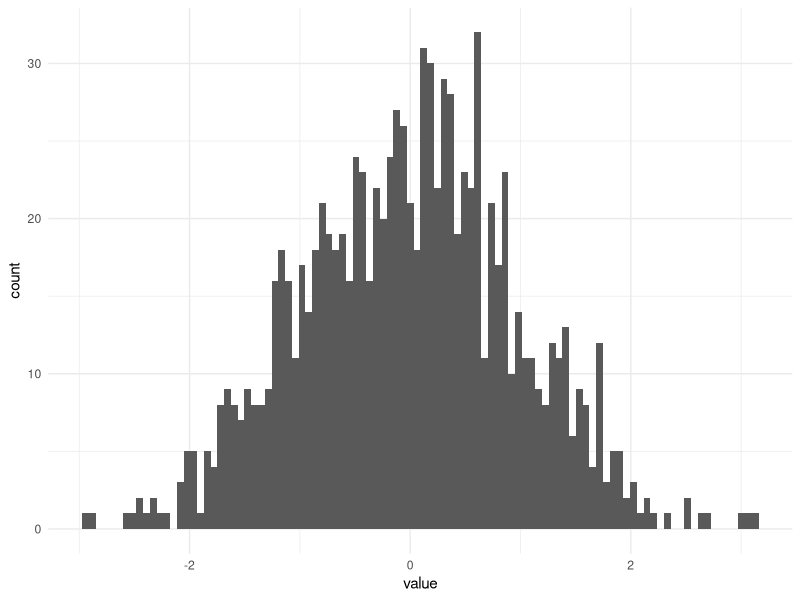
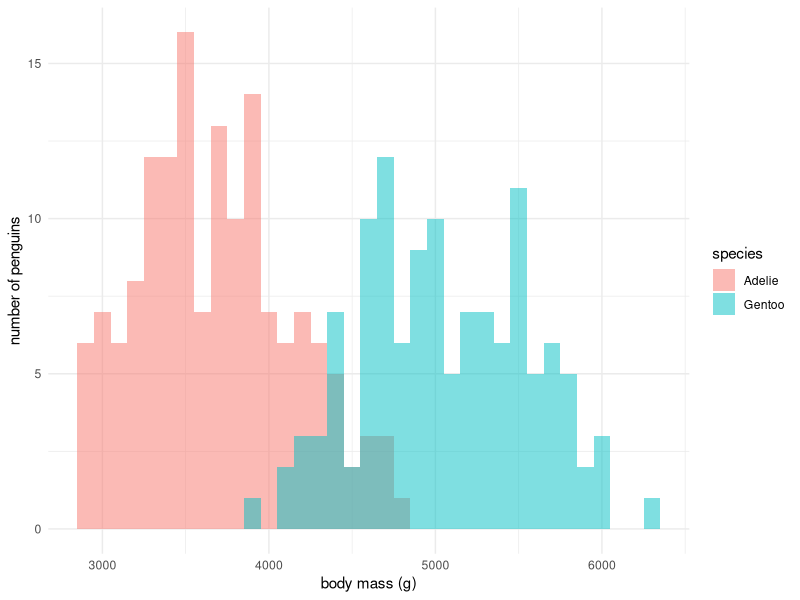
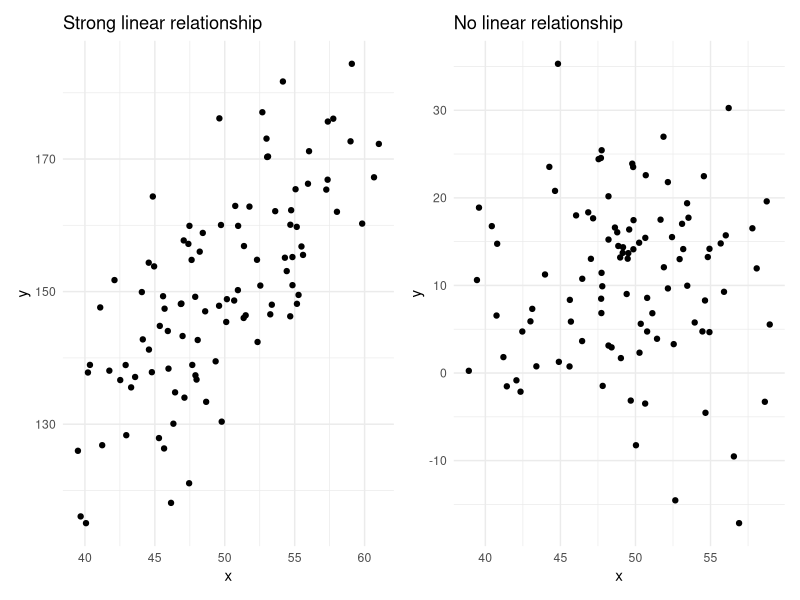
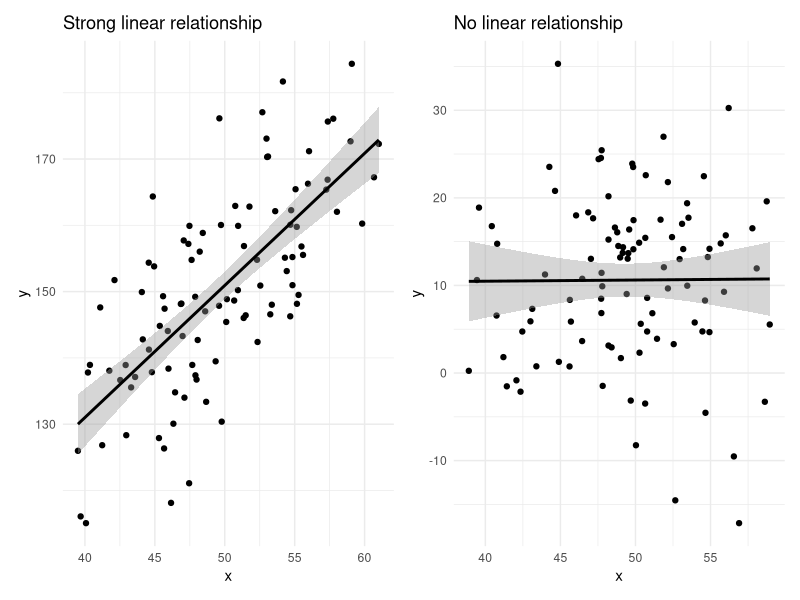

These charts were generated, in order, by the following R code:
## ---- chunk 1

# Load necessary libraries
library(tidyverse)

# Set seed for reproducibility
set.seed(420)

# Generate 1000 random values from a normal distribution
dat <- rnorm(n = 1000,
             mean = 0,
             sd = 1)

# Plot our data
tibble(dat) %>%
  ggplot(mapping = aes(x = dat)) +
  geom_histogram(bins = 100) +
  theme_minimal() +
  labs(x = "value")
## ---- chunk 2
# Load the iris data set and set our value of x
df <- iris
x <- 4.0

# Calculate the mean and standard deviation of Petal.Length for each species
prob.df <- df %>%
  group_by(Species) %>%
  summarise(mean = mean(Petal.Length),
            sd = sd(Petal.Length))

# Calculate the probability of observing a value x for each species
prob.df <- prob.df %>%
  mutate(prob = dnorm(x, mean = mean, sd = sd) %>%
           round(digits = 3))

prob.df
## ---- chunk 3
set.seed(150)

# 1. Simulate 1000 cat weights with a mean of 4.93 and a standard deviation of 1.4
# 2. Calculate the probability of observing a cat that weighs ≥ 6.0kg
# 3. Plot the distribution of simulated cat weights as a histogram and add a vertical line at 6.0kg (using `geom_vline(xintercept = 6.0)`)

## ---- chunk 4
install.packages("palmerpenguins", quiet = TRUE)
library(palmerpenguins)

df <- penguins
head(df)
## ---- chunk 5

# Create plot
g <- df %>% 
  filter(species %in% c("Adelie", "Gentoo"),
         !is.na(body_mass_g)) %>%
  ggplot(mapping = aes(x = body_mass_g, fill = species)) +
  geom_histogram(binwidth = 100, 
                 alpha = 0.5, 
                 position = "identity") +
  theme_minimal() +
  labs(x = "body mass (g)",
       y = "number of penguins",
       fill = "species")

# Print plot
g

## ---- chunk 6

# Create vectors of body mass for each species
adelie <- df %>%
  filter(species == "Adelie") %>%
  pull(body_mass_g)

gentoo <- df %>%
  filter(species == "Gentoo") %>%
  pull(body_mass_g)

# Perform two-sample (Student's) t-test
t.test(adelie, gentoo, var.equal = FALSE)

## ---- chunk 7

df <- penguins

# 1. Create two vectors of body mass:
## - Adelie penguins sampled on Biscoe Island
## - Adelie penguins sampled on Dream Island

# 2. Perform a two-sample Welch's t-test to compare the mean body mass of these two groups

# 3. Plot the distribution of body mass for these two groups as a histogram and add vertical lines at the mean body mass for each group
# Hint: You can use two separate `geom_vline()` layers to add vertical lines for each group once you know the means.


## ---- chunk 8
# Set random seed for reproducibility
set.seed(500)

# Simulate x and y with a known dependency of y on x
df.strong <- data.frame(x = rnorm(n = 100, mean = 50, sd = 5)) %>%
  mutate(y = 50 + (2*x) - rnorm(n = 100, mean = 0, sd = 10))
    
# Simulate x and y without any dependency     
df.null <- data.frame(x = rnorm(n = 100, mean = 50, sd = 5),
                      y = rnorm(n = 100, mean = 10, sd = 10))

## ---- chunk 9
# Install new library
install.packages('patchwork')
library(patchwork)

# Generate the plots
g.strong <- df.strong %>%
  ggplot(mapping = aes(x = x, y = y)) +
  geom_point() +
  theme_minimal() +
  labs(x = "x", y = "y", title = "Strong linear relationship")

g.null <- df.null %>%
  ggplot(mapping = aes(x = x, y = y)) +
  geom_point() +
  theme_minimal() +
  labs(x = "x", y = "y", title = "No linear relationship")

# Plot the two panels side-by-side usign the `patchwork` syntax
(g.strong | g.null)

## ---- chunk 10
# Perform linear regressionon the "strong" simulated data
lm(data = df.strong,
   formula = y ~ x) %>%
  summary()
## ---- chunk 11
# Perform linear regressionon the "null" simulated data
lm(data = df.null,
   formula = y ~ x) %>%
  summary()
## ---- chunk 12

# Update our plots with trend lines
g.strong <- g.strong +
  geom_smooth(method = "lm", 
              formula = y ~ x,
              color = "black") 

g.null <- g.null +
  geom_smooth(method = "lm", 
              formula = y ~ x,
              color = "black")

# Plot the two panels side-by-side usign the `patchwork` syntax
(g.strong | g.null)

## ---- chunk 13
# Load data for this section
df <- penguins

# 1. Use linear regression to estimate the effect of sex on body mass
# 2. Summarize your regression results in one or two sentences
# 3. Plot the relationship between sex and body mass, including a trend line and points.
